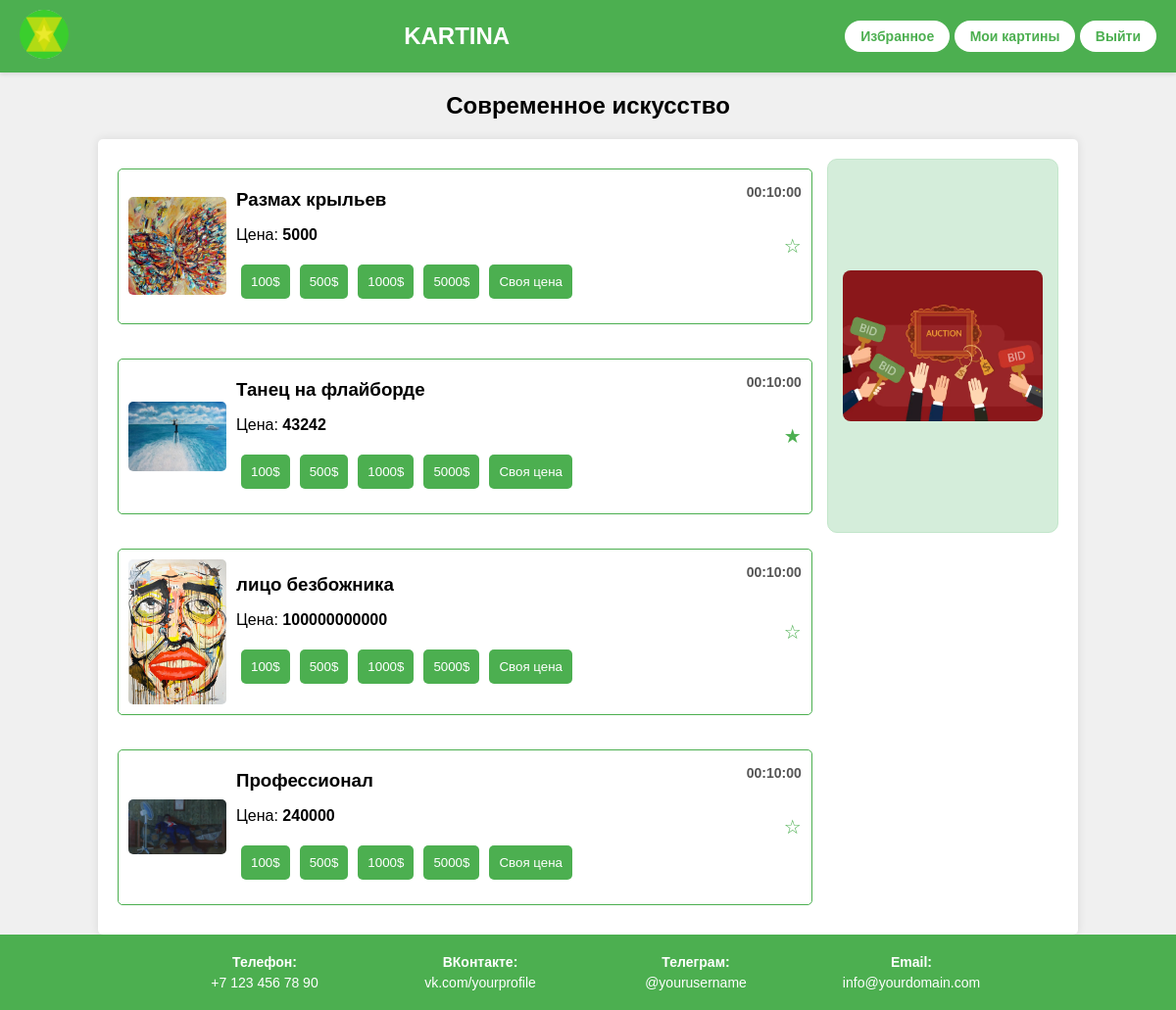
The app's page /modern_art (signed in) with its own data.
### main/models.py (models this page shows, shortened)
class modern_picture(models.Model):
    title = models.CharField('Название картины', max_length=50)
    price = models.IntegerField(default=0)
    picture = models.ImageField(upload_to='')

### main/views.py (the view)
# urls.py: path('modern_art', views.modern_art),
def modern_art(request):
    modern_pic = modern_picture.objects.all()
    favorites = favorites_picture.objects.filter(
        picture_type='modern',
        original_id__in=modern_pic.values_list('id', flat=True)
    )
    favorite_ids_dict = {fav.original_id: fav.id for fav in favorites}
    return render(request, 'main/Sovrem_iscusstvo.html', {
        'modern_pic': modern_pic,
        'favorite_ids_dict': favorite_ids_dict
    })

### main/views.py (called while the page is built)
@register.filter
def get_item(dictionary, key):
    return dictionary.get(key)

### main/templates/main/Sovrem_iscusstvo.html (shortened to what this page needs)
<!DOCTYPE html>
<html lang="ru">
<head>
    <link rel="stylesheet" href="/media/styles.css">
</head>
<div class="header">
    <div class="logo">
        <a href="/">
            <img src="/media/logo.png" alt="Логотип">
        </a>
    </div>
    <div class="title">KARTINA</div>
    <div>
        {% if user.is_authenticated %}
            <a href="/favorites" class="nav-button">Избранное</a>
            <a href="/my_picture" class="nav-button">Мои картины</a>
            <a href="/logout" class="nav-button">Выйти</a>
        {% else %}
            <a href="login" class="nav-button">Войти</a>
        {% endif %}
    </div>
</div>
    <h2 style="text-align: center; margin-top: 20px;">Современное искусство</h2>
    <div class="container">
        <div class="main-content list">
            {% for el in modern_pic %}
                <div class="artwork">
                    <img src="{{ el.picture.url }}" alt="{{ el.title }}">
                    <div>
                        <h3>{{ el.title }}</h3>
                        <p>Цена: <span class="price">{{ el.price }}</span></p>
                        <div class="price-buttons">
                            <button onclick="setCustomPrice(100, this)">100$</button>
                            <button onclick="setCustomPrice(500, this)">500$</button>
                            <button onclick="setCustomPrice(1000, this)">1000$</button>
                            <button onclick="setCustomPrice(5000, this)">5000$</button>
                            <button onclick="showCustomPrice(this)">Своя цена</button>
                        </div>
                    </div>
                    <div class="favorite"
                         onclick="toggleFavorite(this, {{ el.id }}, 'modern')"
                         {% if el.id in favorite_ids_dict %}
                         data-favorite-id="{{ favorite_ids_dict|get_item:el.id }}"
                         {% endif %}>
                        {% if el.id in favorite_ids_dict %}★{% else %}☆{% endif %}
                    </div>
                    <div class="timer">00:10:00</div>
                </div>
            {% endfor %}
        </div>
        <div class="sidebar">
            <div class="advertisement">
                <img src="/media/auction-art.png" alt="Реклама аукциона картин">
            </div>
        </div>
    </div>
    <div class="footer">
    <div class="contact-item">
        <strong>Телефон:</strong> <span>+7 123 456 78 90</span>
    </div>
    <div class="contact-item">
        <strong>ВКонтакте:</strong> <a href="https://vk.com/yourprofile" style="color: white; text-decoration: none;">vk.com/yourprofile</a>
    </div>
    <div class="contact-item">
        <strong>Телеграм:</strong> <a href="https://t.me/yourusername" style="color: white; text-decoration: none;">@yourusername</a>
    </div>
    <div class="contact-item">
        <strong>Email:</strong> <a href="mailto:info@yourdomain.com" style="color: white; text-decoration: none;">info@yourdomain.com</a>
    </div>
</body>
</html>

### media/styles.css (style rules this page uses)
.header { background-color: #4CAF50; display: flex; align-items: center; justify-content: space-between; padding: 10px 20px; color: #fff; box-shadow: 0 2px 4px rgba(0,0,0,0.1); }
.logo img { width: 50px; height: 50px; border-radius: 50%; object-fit: cover; transition: transform 0.3s; }
.title { flex: 1; text-align: center; font-size: 24px; font-weight: bold; }
.container { display: flex; width: 80%; margin: auto; background: white; padding: 20px; border-radius: 5px; box-shadow: 0 0 10px rgba(0, 0, 0, 0.1); flex-wrap: wrap; gap: 15px; }
.main-content.list { display: flex; flex-direction: column; gap: 15px; }
.main-content { display: grid; grid-template-columns: repeat(2, 1fr); gap: 15px; }
.artwork { border: 1px solid #4CAF50; margin: 10px 0; padding: 10px; border-radius: 5px; position: relative; display: flex; align-items: center; transition: all 0.3s; }
.artwork img { width: 100px; height: auto; border-radius: 5px; margin-right: 10px; object-fit: cover; }
.artwork h3 { margin: 10px 0 5px 0; }
.price { font-weight: bold; }
.timer { font-size: 14px; margin-top: 5px; color: #555; }
.favorite { font-size: 20px; color: #4CAF50; margin-left: auto; cursor: pointer; transition: color 0.3s; }
.price-buttons { margin: 10px 0; display: flex; align-items: center; flex-wrap: wrap; }
.price-buttons button { margin: 5px; padding: 10px; background-color: #4CAF50; color: white; border: none; border-radius: 5px; cursor: pointer; transition: background-color 0.3s; }
.timer { position: absolute; top: 10px; right: 10px; font-weight: bold; color: #4CAF50; }
.sidebar { flex: 1; min-width: 180px; display: flex; flex-direction: column; gap: 15px; }
.advertisement { background-color: #d4edda; border-radius: 10px; border: 1px solid #c3e6cb; padding: 15px; min-height: 350px; display: flex; align-items: center; justify-content: center; }
.advertisement img { width: 100%; height: auto; border-radius: 8px; object-fit: cover; }
.footer { background-color: #4CAF50; color: #fff; padding: 20px; display: flex; flex-wrap: wrap; justify-content: center; gap: 20px; font-size: 14px; }
.contact-item { display: flex; flex-direction: column; align-items: center; gap: 5px; min-width: 160px; }
.main-content { flex: 3; }
.sidebar { flex: 1; }
.advertisement img { width: 100%; height: auto; display: block; }
.footer { background-color: #4CAF50; padding: 20px; display: flex; flex-wrap: wrap; gap: 20px; }
.footer .contact-item { width: 200px; }

### main/templates/main/Sovrem_iscusstvo.html (style rules this page uses)
.nav-button { display: inline-block; padding: 8px 16px; background-color: #fff; color: #4CAF50 ; text-decoration: none; font-size: 14px; font-weight: 750; border: 1px solid #white; border-radius: 20px; transition: all 0.2s ease; }

### records on screen
modern_picture: picture (picture), title "Размах крыльев", price "5000"
modern_picture: picture (picture), title "Танец на флайборде", price "43242"
modern_picture: picture (picture), title "лицо безбожника", price "100000000000"
modern_picture: picture (picture), title "Профессионал", price "240000"
